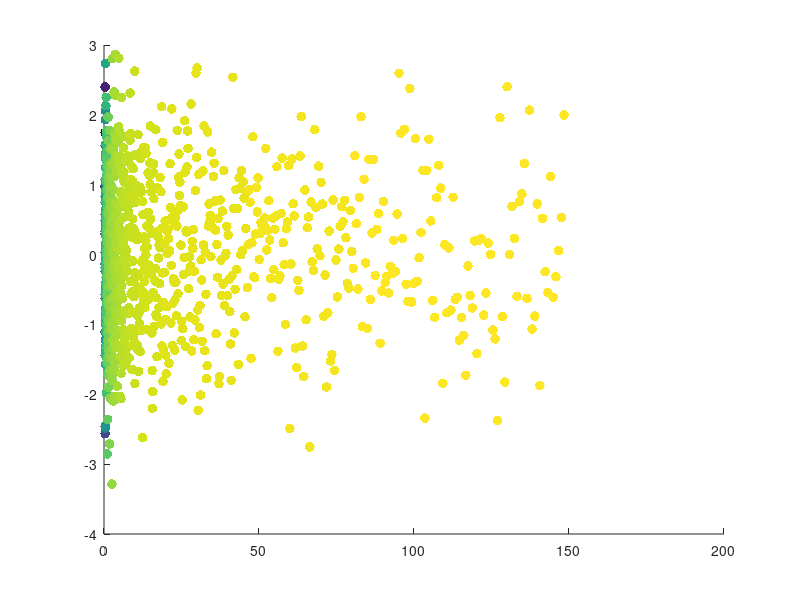

Write the MATLAB code that produced this figure.
%%
%     Curso do canal ExataMenteS
%     Aula 31 - Pontos
%     Se inscreva no canal e nos ajude a crescer <3
%     Vamos melhorar o Brasil atraves da tecnologia :)
%     https://www.youtube.com/channel/UCZyFebN0_gF2yy5fhVhlXtA
%     Instrutor: Joao Pinheiro
%%

% Gerar os dados
n = 1000;
% D1 e a funcao e^x
data = exp( linspace(-1,5,n) );

% D2 sao numeros aleatorios  ~N(0,1)
data(2,:) = randn(1,n);

figure(1), clf

% Especificar as opcoes no plot
h = plot( data(1,:), data(2,:) );

% Dar uma olhada nas opcoes
get(h)

% Deixar o visual do plot mais interessante
set( h, 'marker', 'p')
set( h, 'LineStyle', 'none', 'MarkerSize', 10, ...
    'MarkerFaceColor', 'r', 'MarkeredgeColor', 'b' )

%% scatter

% Basico
scatter(data(1,:),data(2,:))

% Incluir o tamanho do Maker
scatter(data(1,:),data(2,:),50,'filled')

% Incluir a cor
scatter(data(1,:),data(2,:),50,1:n,'filled')
scatter(data(1,:),data(2,:),50,randn(1,n),'filled')
scatter(data(1,:),data(2,:),50,log(1:n),'filled')

%%
